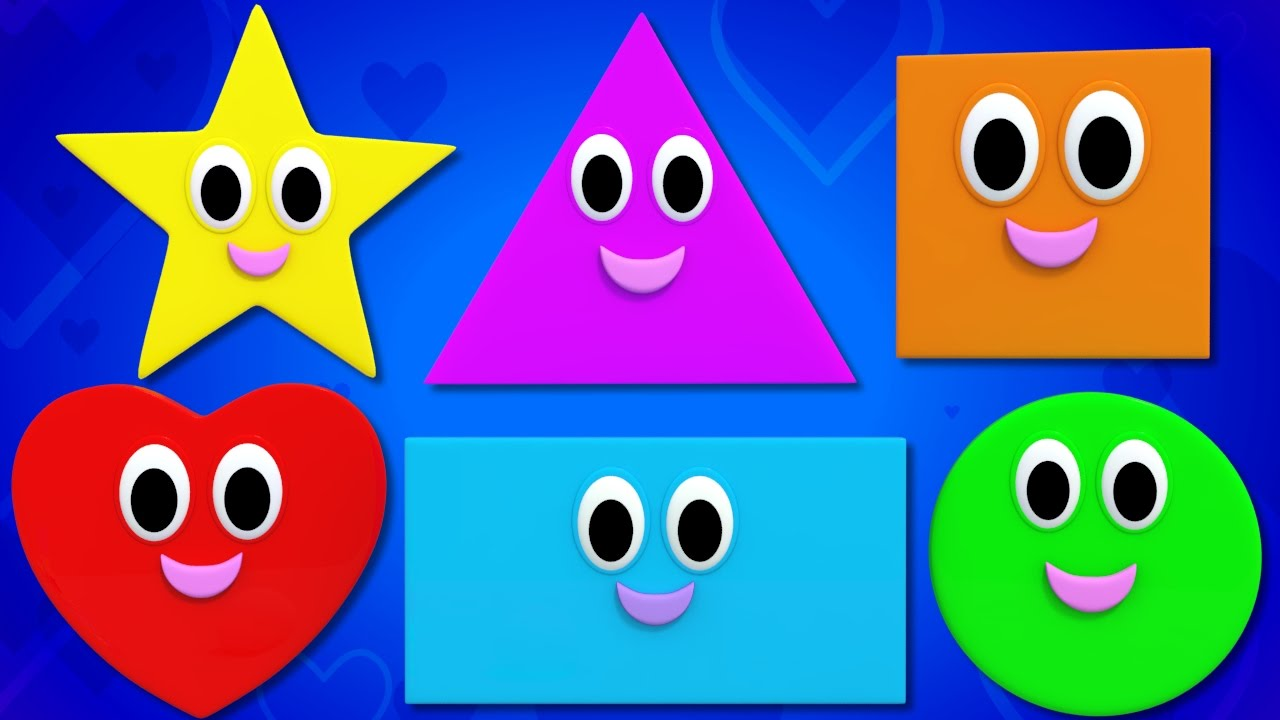
#> input picture examples/shapes.jpg, 1280 x 720 px
$ python edgeDetection.py
#> lines starting #> are read from the running program, lines starting #| are printed output that depends on the picture; after the words box and inside, x2 and y2 are one past the last pixel; in counts of white or black regions, pixels touching at a corner belong together
import numpy as np
import cv2
from matplotlib import pyplot as plt

img = cv2.imread('shapes.jpg')
#> img is the input picture: shape (720, 1280, 3); mean B, G, R 153.6, 100, 85.1
gray = cv2.cvtColor(img,cv2.COLOR_BGR2GRAY)
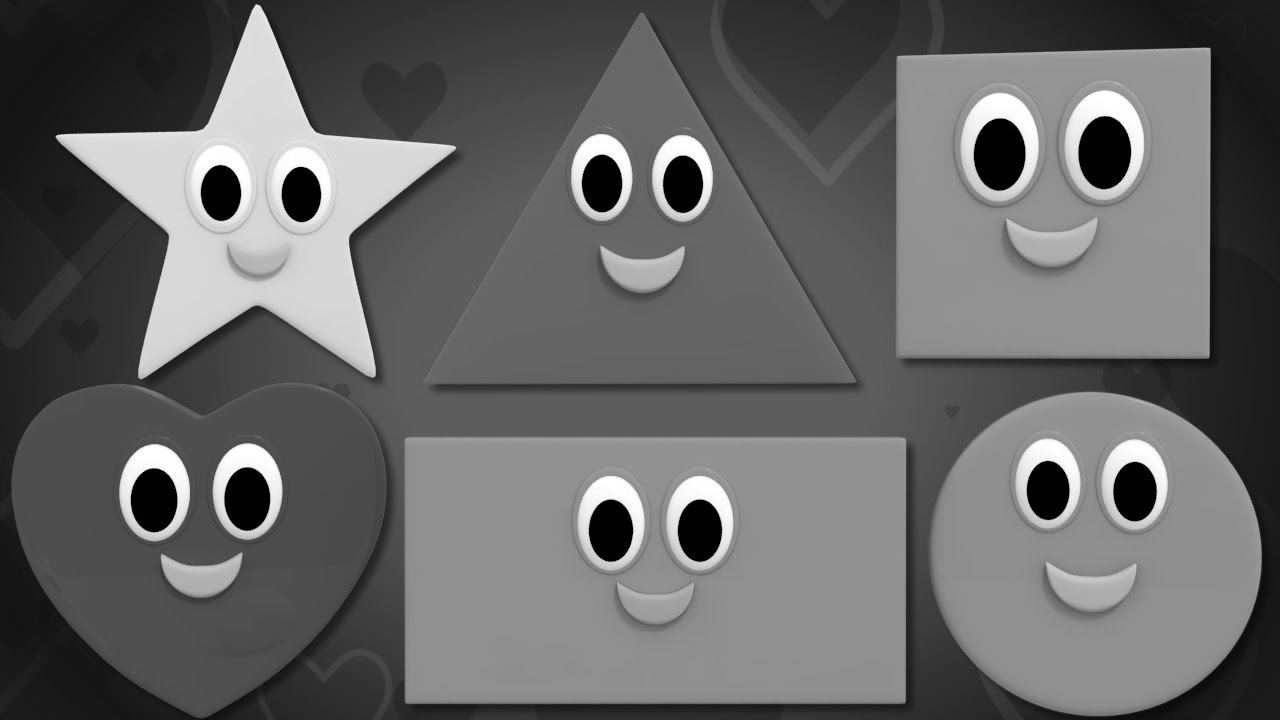
#> gray: shape (720, 1280); min 0, max 255, mean 101.7

corners = cv2.goodFeaturesToTrack(gray,25,0.1,10)
#> corners = 25 rows, first 8: [56, 136], [455, 147], [256, 5], [1209, 48], [241, 553], [162, 555], [601, 246], [683, 247]
corners = np.int0(corners)

for i in corners:
    x,y = i.ravel()
    cv2.circle(img,(x,y),3,255,-1)
#> this loop made 25 passes
#> (x, y) on passes 1 to 12: (56, 136), (455, 147), (256, 5), (1209, 48), (241, 553), (162, 555), (601, 246), (683, 247), (1208, 357), (140, 378), (897, 56), (904, 702)
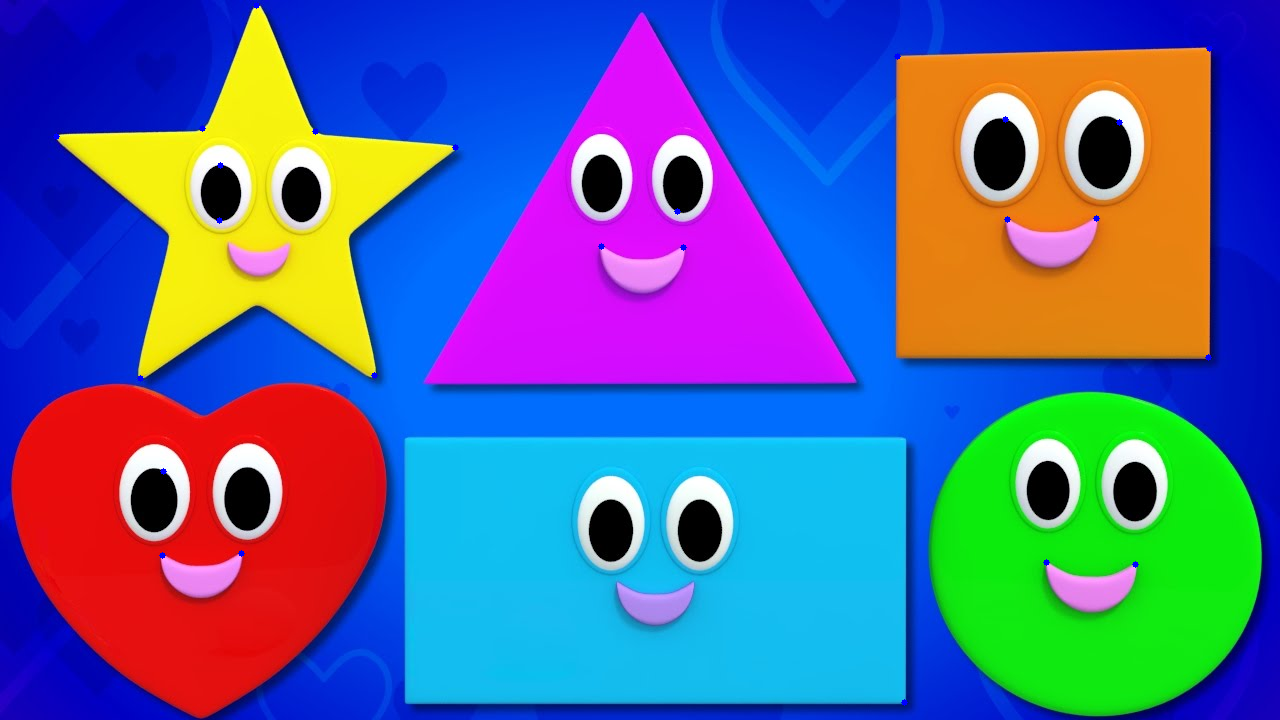
#> img: shape (720, 1280, 3); 0.08% of pixels changed, all inside (x1, y1, x2, y2) = (53, 2, 1213, 706)

plt.imshow(img),plt.show()

$ run again, with examples/Ăż.jpg copied over examples/shapes.jpg
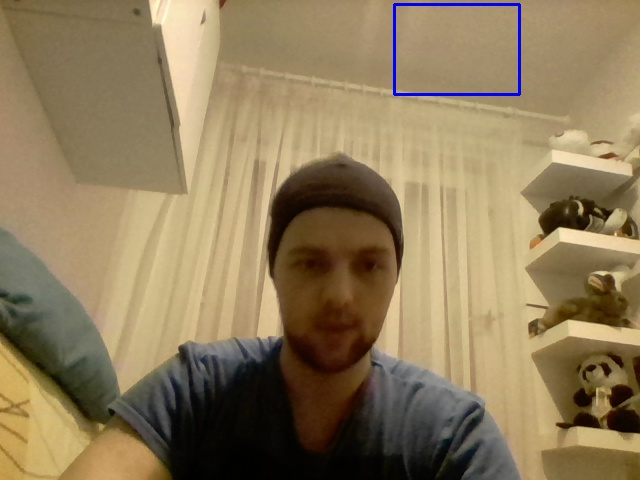
#> input picture examples/Ăż.jpg, 640 x 480 px
#> img is the input picture: shape (480, 640, 3); mean B, G, R 90.6, 124, 142.8
#> `gray = cv2.cvtColor(img,cv2.COLOR_BGR2GRAY)`:
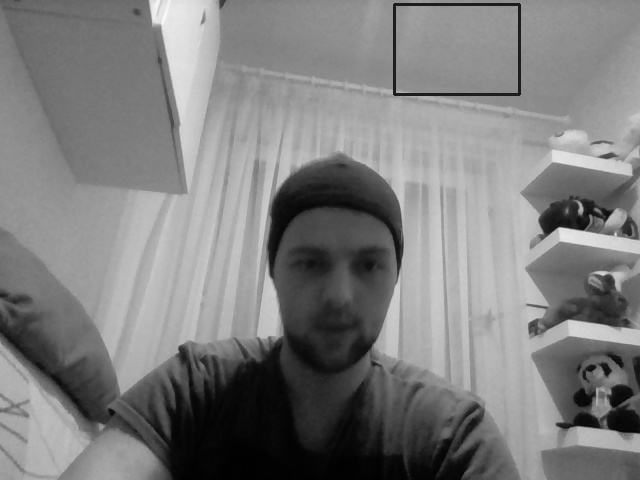
#> gray: shape (480, 640); min 0, max 249, mean 125.8
#> corners = 25 rows, first 8: [396, 92], [517, 6], [396, 6], [517, 92], [590, 215], [542, 233], [557, 424], [613, 235]
#> the loop `for i in corners:` made 25 passes
#> after the loop `for i in corners:`:
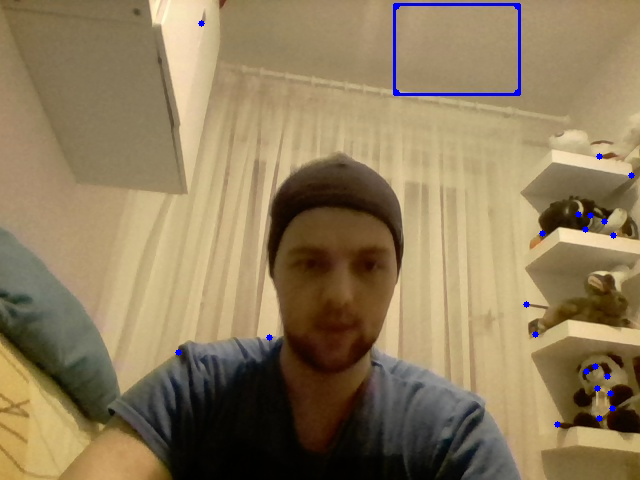
#> img: shape (480, 640, 3); 0.24% of pixels changed, all inside (x1, y1, x2, y2) = (175, 3, 635, 428)
